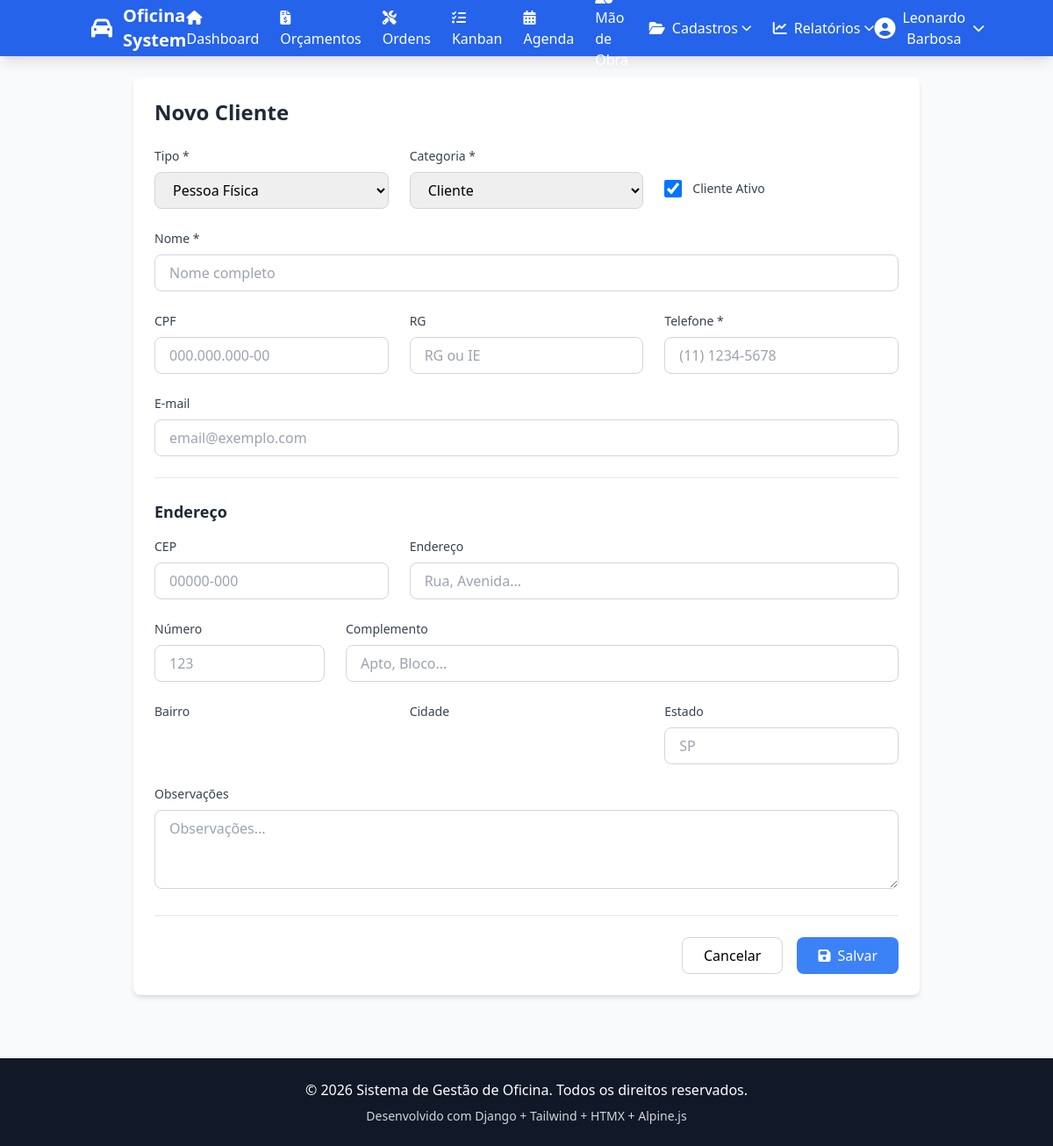
Page /clientes/novo/ (signed in) on the committed database.
### apps/dashboard/models.py (models this page shows, shortened)
class ConfiguracaoSistema(models.Model):
    nome_empresa = models.CharField('Nome da empresa', max_length=120, blank=True)
    endereco = models.CharField('Endereço', max_length=255, blank=True)
    telefone = models.CharField('Telefone', max_length=40, blank=True)
    email = models.EmailField('E-mail', blank=True)
    cnpj = models.CharField('CNPJ', max_length=30, blank=True)
    site = models.CharField('Site', max_length=120, blank=True)
    logo = models.ImageField('Logomarca', upload_to='sistema/', null=True, blank=True)
    cor_primaria = models.CharField('Cor primária (hex)', max_length=7, default='#2563EB')
    cor_rodape = models.CharField('Cor do rodapé (hex)', max_length=7, default='#111827')
    texto_rodape = models.CharField('Texto do rodapé', max_length=200, blank=True)
    atualizado_em = models.DateTimeField('Atualizado em', auto_now=True)
    class Meta:
        verbose_name = 'Configuração do Sistema'
        verbose_name_plural = 'Configurações do Sistema'

### apps/funcionarios/models.py (models this page shows, shortened)
class Funcionario(AbstractUser):
    PERFIL_CHOICES = [
        ('operacional', 'Operacional'),
        ('supervisor', 'Supervisor'),
        ('gerente', 'Gerente'),
        ('admin', 'Administrador'),
        ('orcamentista', 'Orçamentista'),
        ('financeiro', 'Financeiro'),
    ]
    telefone = models.CharField('Telefone', max_length=20, blank=True)
    cpf = models.CharField('CPF', max_length=14, unique=True, null=True, blank=True)
    data_admissao = models.DateField('Data de Admissão', null=True, blank=True)
    data_demissao = models.DateField('Data de Demissão', null=True, blank=True)
    perfil = models.CharField(
        'Perfil',
        max_length=20,
        choices=PERFIL_CHOICES,
        default='operacional'
    )
    percentual_comissao_padrao = models.DecimalField(
        'Percentual de Comissão Padrão (%)',
        max_digits=5,
        decimal_places=2,
        default=10.00,
        help_text='Percentual padrão usado quando a etapa não define um percentual específico'
    )
    ativo = models.BooleanField('Ativo', default=True)
    foto = models.ImageField('Foto', upload_to='funcionarios/fotos/', null=True, blank=True)
    criado_em = models.DateTimeField('Criado em', auto_now_add=True)
    atualizado_em = models.DateTimeField('Atualizado em', auto_now=True)
    class Meta:
        verbose_name = 'Funcionário'
        verbose_name_plural = 'Funcionários'
        ordering = ['first_name', 'last_name']

### apps/clientes/views_crud.py (the view)
@login_required
def cliente_create(request):
    if request.method == 'POST':
        form = ClienteForm(request.POST)
        if form.is_valid():
            cliente = form.save()
            messages.success(request, f'Cliente "{cliente.nome}" cadastrado com sucesso!')
            return redirect('clientes:list')
    else:
        form = ClienteForm()
    context = {'form': form, 'title': 'Novo Cliente'}
    return render(request, 'clientes/cliente_form.html', context)

### apps/dashboard/context_processors.py (called while the page is built)
def sistema_config(request):
    return {
        'sistema_config': ConfiguracaoSistema.objects.first()
    }

### templates/clientes/cliente_form.html (shortened to what this page needs)
{% extends 'base.html' %}
{% load widget_tweaks %}
{% block content %}
<div class="max-w-4xl mx-auto" x-data="clienteForm()">
    <div class="bg-white rounded-lg shadow-md p-6">
        <div class="mb-6">
            <h1 class="text-2xl font-bold text-gray-800">{{ title }}</h1>
        </div>
        <form method="post" class="space-y-6">
            <div class="grid grid-cols-1 md:grid-cols-3 gap-6">
                <div>
                    <label class="block text-sm font-medium text-gray-700 mb-2">Tipo *</label>
                    {% render_field form.tipo class="w-full px-4 py-2 border border-gray-300 rounded-lg focus:ring-2 focus:ring-blue-500" x-model="tipo" %}
                </div>
                <div>
                    <label class="block text-sm font-medium text-gray-700 mb-2">Categoria *</label>
                    {% render_field form.categoria class="w-full px-4 py-2 border border-gray-300 rounded-lg focus:ring-2 focus:ring-blue-500" %}
                </div>
                <div class="flex items-center">
                    <label class="flex items-center cursor-pointer mt-6">
                        {% render_field form.ativo class="w-5 h-5 text-blue-600 border-gray-300 rounded focus:ring-blue-500 mr-3" %}
                        <span class="text-sm font-medium text-gray-700">Cliente Ativo</span>
                    </label>
                </div>
            </div>
            <div>
                <label class="block text-sm font-medium text-gray-700 mb-2">Nome *</label>
                {% render_field form.nome class="w-full px-4 py-2 border border-gray-300 rounded-lg focus:ring-2 focus:ring-blue-500" %}
            </div>
            <div class="grid grid-cols-1 md:grid-cols-3 gap-6">
                <div>
                    <label class="block text-sm font-medium text-gray-700 mb-2">
                        <span x-text="tipo === 'juridica' ? 'CNPJ' : 'CPF'"></span>
                    </label>
                    <input type="text"
                           name="{{ form.cpf_cnpj.name }}"
                           id="{{ form.cpf_cnpj.id_for_label }}"
                           value="{{ form.cpf_cnpj.value|default:'' }}"
                           class="w-full px-4 py-2 border border-gray-300 rounded-lg focus:ring-2 focus:ring-blue-500"
                           x-mask:dynamic="tipo === 'juridica' ? '99.999.999/9999-99' : '999.999.999-99'"
                           :placeholder="tipo === 'juridica' ? '00.000.000/0000-00' : '000.000.000-00'">
                </div>
                <div>
                    <label class="block text-sm font-medium text-gray-700 mb-2">
                        <span x-text="tipo === 'juridica' ? 'IE (Inscrição Estadual)' : 'RG'"></span>
                    </label>
                    {% render_field form.rg_ie class="w-full px-4 py-2 border border-gray-300 rounded-lg focus:ring-2 focus:ring-blue-500" %}
                </div>
                <div>
                    <label class="block text-sm font-medium text-gray-700 mb-2">Telefone *</label>
                    <input type="text"
                           name="{{ form.telefone.name }}"
                           id="{{ form.telefone.id_for_label }}"
                           value="{{ form.telefone.value|default:'' }}"
                           class="w-full px-4 py-2 border border-gray-300 rounded-lg focus:ring-2 focus:ring-blue-500"
                           x-mask:dynamic="mascaraTelefone"
                           placeholder="(11) 1234-5678">
                </div>
            </div>
            <div>
                <label class="block text-sm font-medium text-gray-700 mb-2">E-mail</label>
                {% render_field form.email class="w-full px-4 py-2 border border-gray-300 rounded-lg focus:ring-2 focus:ring-blue-500" type="email" %}
            </div>
            <div class="border-t pt-6">
                <h3 class="text-lg font-semibold text-gray-800 mb-4">Endereço</h3>
                <div class="grid grid-cols-1 md:grid-cols-3 gap-6 mb-6">
                    <div>
                        <label class="block text-sm font-medium text-gray-700 mb-2">CEP</label>
                        <input type="text"
                               name="{{ form.cep.name }}"
                               id="{{ form.cep.id_for_label }}"
                               value="{{ form.cep.value|default:'' }}"
                               class="w-full px-4 py-2 border border-gray-300 rounded-lg focus:ring-2 focus:ring-blue-500"
                               x-mask:dynamic="mascaraCep"
                               @blur="buscarCep($event.target.value)"
                               placeholder="00000-000">
                    </div>
                    <div class="col-span-2">
                        <label class="block text-sm font-medium text-gray-700 mb-2">Endereço</label>
                        {% render_field form.endereco class="w-full px-4 py-2 border border-gray-300 rounded-lg focus:ring-2 focus:ring-blue-500" x-model="endereco" %}
                    </div>
                </div>
                <div class="grid grid-cols-1 md:grid-cols-4 gap-6 mb-6">
                    <div>
                        <label class="block text-sm font-medium text-gray-700 mb-2">Número</label>
                        {% render_field form.numero class="w-full px-4 py-2 border border-gray-300 rounded-lg focus:ring-2 focus:ring-blue-500" %}
                    </div>
                    <div class="col-span-3">
                        <label class="block text-sm font-medium text-gray-700 mb-2">Complemento</label>
                        {% render_field form.complemento class="w-full px-4 py-2 border border-gray-300 rounded-lg focus:ring-2 focus:ring-blue-500" %}
                    </div>
                </div>
                <div class="grid grid-cols-1 md:grid-cols-3 gap-6">
                    <div>
                        <label class="block text-sm font-medium text-gray-700 mb-2">Bairro</label>
                    </div>
                    <div>
                        <label class="block text-sm font-medium text-gray-700 mb-2">Cidade</label>
                    </div>
                    <div>
                        <label class="block text-sm font-medium text-gray-700 mb-2">Estado</label>
                        {% render_field form.estado class="w-full px-4 py-2 border border-gray-300 rounded-lg focus:ring-2 focus:ring-blue-500" x-model="estado" %}
                    </div>
                </div>
            </div>
            <div>
                <label class="block text-sm font-medium text-gray-700 mb-2">Observações</label>
                {% render_field form.observacoes class="w-full px-4 py-2 border border-gray-300 rounded-lg focus:ring-2 focus:ring-blue-500" %}
            </div>
            <div class="flex justify-end space-x-4 pt-6 border-t">
                <a href="{% url 'clientes:list' %}" class="px-6 py-2 border border-gray-300 rounded-lg hover:bg-gray-50">
                    Cancelar
                </a>
                <button type="submit" class="px-6 py-2 bg-blue-500 hover:bg-blue-600 text-white rounded-lg">
                    <i class="fas fa-save mr-2"></i>Salvar
                </button>
            </div>
        </form>
    </div>
</div>
{% endblock %}

### templates/base.html (shortened to what this page needs)
<!DOCTYPE html>
<html lang="pt-BR">
<head>
    <script src="https://cdn.tailwindcss.com"></script>
    <link rel="stylesheet" href="https://cdnjs.cloudflare.com/ajax/libs/font-awesome/6.5.1/css/all.min.css">
</head>
<body class="bg-gray-50">
    <nav class="text-white shadow-lg" style="background-color: {{ sistema_config.cor_primaria|default:'#2563EB' }};">
        <div class="container mx-auto px-4">
            <div class="flex items-center justify-between h-16">
                <div class="flex items-center space-x-3">
                    {% if sistema_config and sistema_config.logo %}
                      <img src="{{ sistema_config.logo.url }}" alt="Logo" class="h-9 w-9 rounded bg-white/90 object-contain">
                    {% else %}
                      <i class="fas fa-car text-2xl"></i>
                    {% endif %}
                    <span class="text-xl font-bold">{{ sistema_config.nome_empresa|default:"Oficina System" }}</span>
                </div>
                <div class="hidden md:flex items-center space-x-6">
                  {% if user.is_superuser or user.perfil == 'admin' or user.perfil == 'gerente' or user.perfil == 'supervisor' %}
                  <a href="{% url 'dashboard:index' %}" class="hover:text-blue-200">
                      <i class="fas fa-home mr-2"></i>Dashboard
                  </a>
                  <a href="{% url 'orcamentos:list' %}" class="hover:text-blue-200">
                      <i class="fas fa-file-invoice-dollar mr-2"></i>Orçamentos
                  </a>
                  <a href="{% url 'ordens:list' %}" class="hover:text-blue-200">
                      <i class="fas fa-tools mr-2"></i>Ordens
                  </a>
                  <a href="{% url 'kanban:producao' %}" class="hover:text-blue-200">
                      <i class="fas fa-tasks mr-2"></i>Kanban
                  </a>
                  <a href="{% url 'kanban:agenda' %}" class="hover:text-blue-200">
                      <i class="fas fa-calendar-alt mr-2"></i>Agenda
                  </a>
                  <a href="{% url 'kanban:agenda_mao_obra' %}" class="hover:text-blue-200">
                      Mão de Obra
                  </a>
                  <div x-data="{ open: false }" class="relative">
                      <button @click="open = !open" class="flex items-center hover:text-blue-200">
                          <i class="fas fa-folder-open mr-2"></i>Cadastros
                          <i class="fas fa-chevron-down ml-1 text-xs"></i>
                      </button>
                  </div>
                  <div x-data="{ open: false }" class="relative">
                      <button @click="open = !open" class="flex items-center hover:text-blue-200">
                          <i class="fas fa-chart-line mr-2"></i>Relatórios
                          <i class="fas fa-chevron-down ml-1 text-xs"></i>
                      </button>
                  </div>
                  {% endif %}
                </div>
                <div x-data="{ open: false }" class="relative">
                    <button @click="open = !open" class="flex items-center space-x-2 hover:text-blue-200">
                        <i class="fas fa-user-circle text-2xl"></i>
                        <span>{{ user.get_full_name|default:user.username }}</span>
                        <i class="fas fa-chevron-down text-sm"></i>
                    </button>
                </div>
            </div>
        </div>
    </nav>
    <main class="{% block main_class %}container mx-auto px-4 py-6{% endblock %}">
        {% block content %}{% endblock %}
    </main>
    <footer class="text-white mt-12" style="background-color: {{ sistema_config.cor_rodape|default:'#111827' }};">
        <div class="container mx-auto px-4 py-6">
            <div class="text-center">
                <p>&copy; 2026 {{ sistema_config.nome_empresa|default:"Sistema de Gestão de Oficina" }}. Todos os direitos reservados.</p>
                <p class="text-sm text-gray-300 mt-2">
                  {{ sistema_config.texto_rodape|default:"Desenvolvido com Django + Tailwind + HTMX + Alpine.js" }}
                </p>
            </div>
        </div>
    </footer>
</body>
</html>

### rows in the picture
ConfiguracaoSistema: nome_empresa "Oficina System", nome_empresa "Sistema de Gestão de Oficina", texto_rodape "Desenvolvido com Django + Tailwind + HTMX + Alpine.js"
Funcionario: get_full_name "Leonardo Barbosa"

### other values in the picture
{{ title }} "Novo Cliente"
